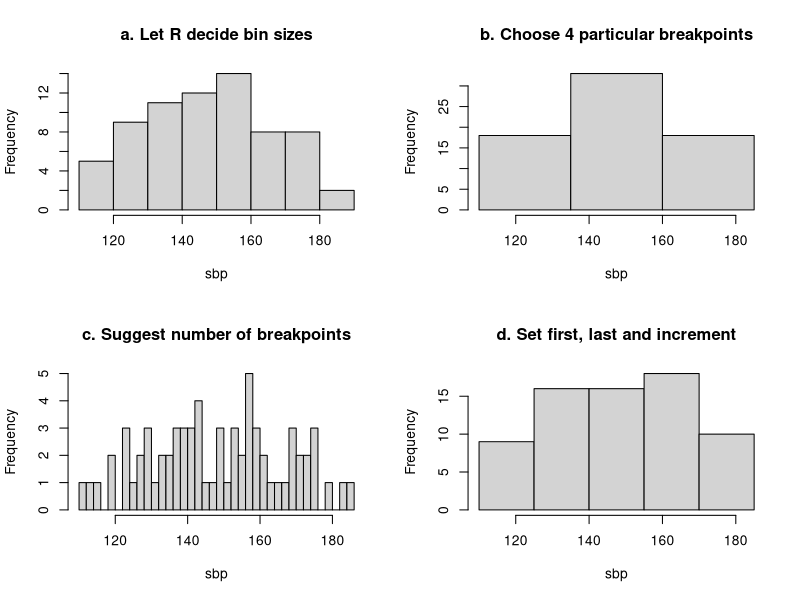
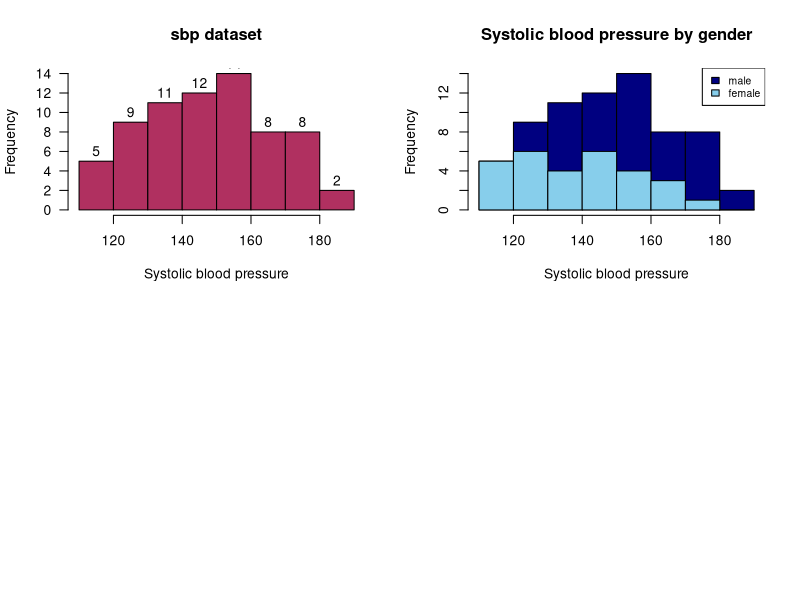
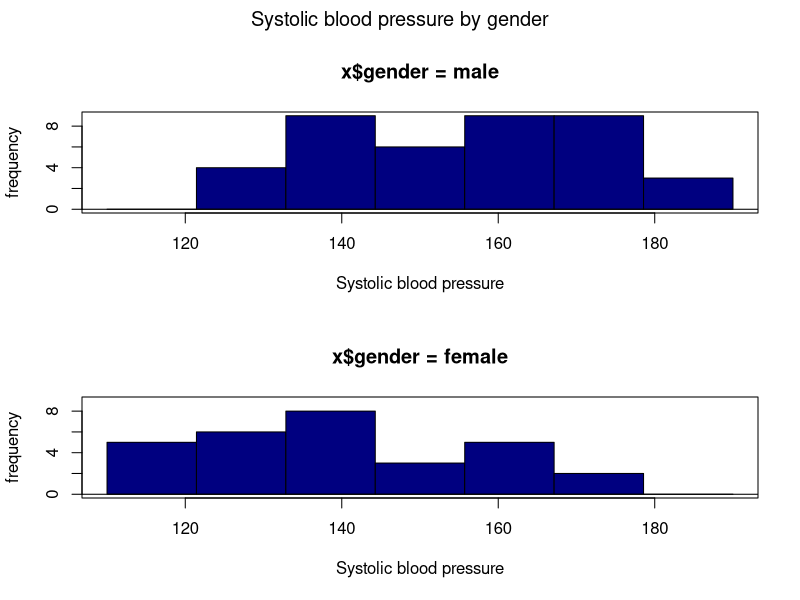
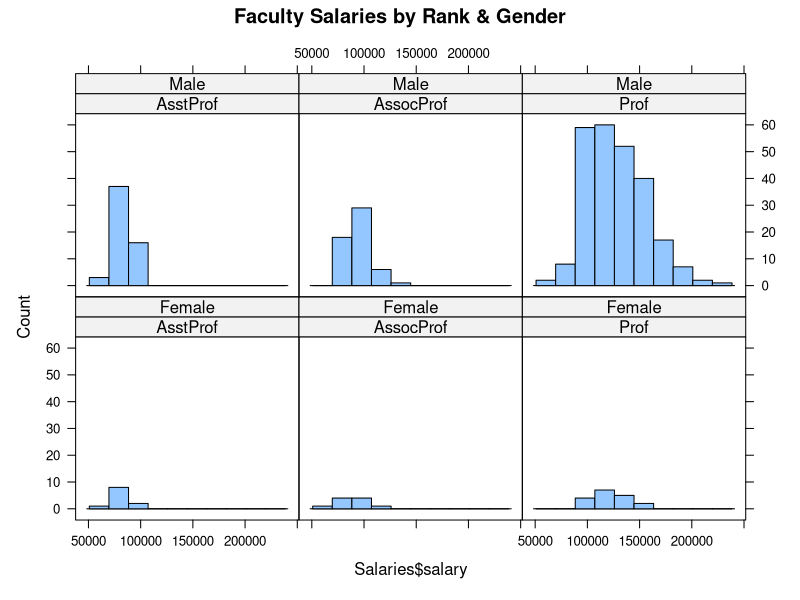

Generate these figures, in order, with R:
# Script for Figure 7-1
library(multcomp)
attach(sbp)
par(mfrow = c(2,2))
hist(sbp, main = "a. Let R decide bin sizes")
hist(sbp, main = "b. Choose 4 particular breakpoints",
  breaks = c(110,135,160,185))
hist(sbp, main = "c. Suggest number of breakpoints",
  breaks = 30)
hist(sbp, main = "d. Set first, last and increment",
  breaks = seq(110,190,15))
detach(sbp)

# Figure 7-2
attach(sbp)
hist(sbp, main = "sbp dataset", las = 1, label = T,
  col = "maroon", xlab = "Systolic blood pressure")
detach(sbp)

# Figure 7-3
library(plotrix)
library(multcomp)
x <- as.data.frame(sbp)
attach(x)
histStack(x$sbp, z = x$gender,
  col=c("navy","skyblue"),
  main = "Systolic blood pressure by gender",
  xlab = "Systolic blood pressure", legend.pos = "topright")
detach(x)

# Figure 7-4
library(RcmdrMisc)
library(multcomp)
x <- as.data.frame(sbp)
attach(x)
Hist(x$sbp, groups = x$gender,
  main = "Systolic blood pressure by gender",
  col = "navy ", xlab = "Systolic blood pressure")
detach(x)

# Figure 7-5
install.packages("lattice") # you probably already have it
install.packages("car")
library(lattice)
library(car)
head(Salaries)

histogram(~ Salaries$salary | Salaries$rank * Salaries$sex,
  type = "count", main = "Faculty Salaries by Rank & Gender")
